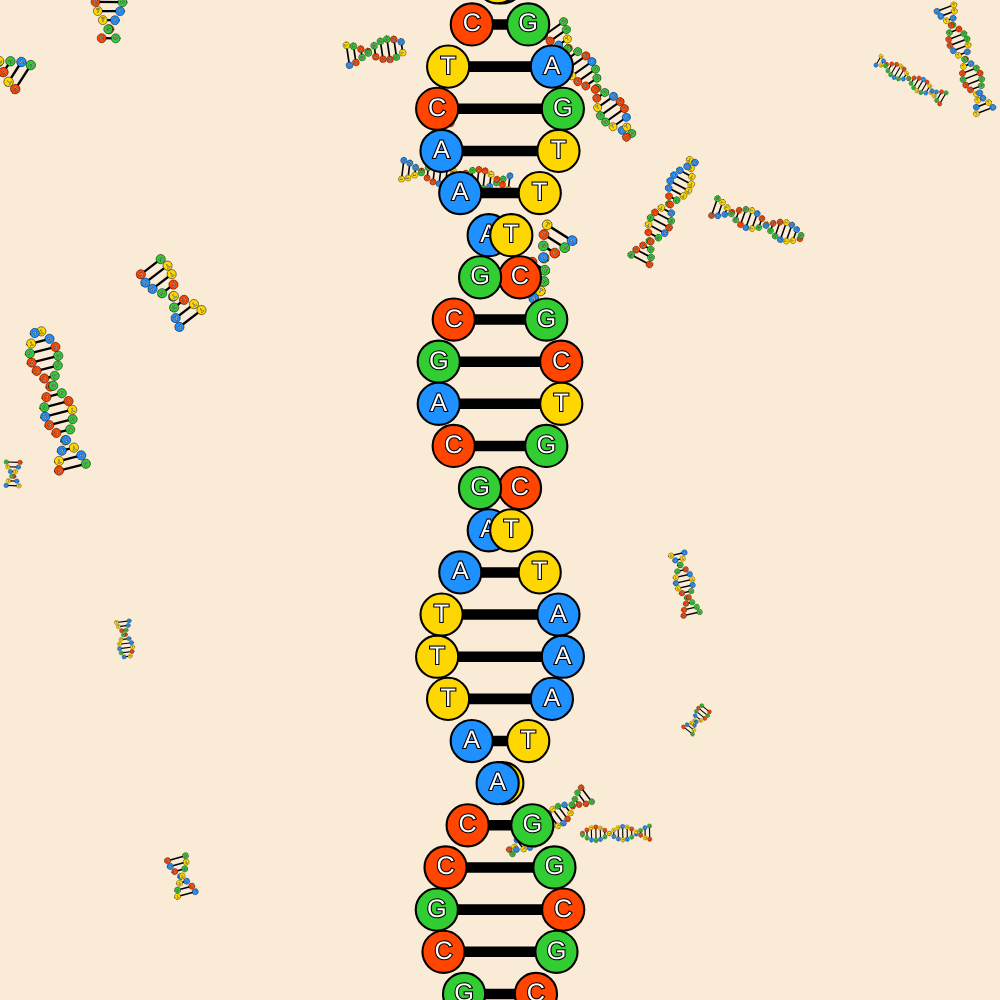
Frame 1 (no input)
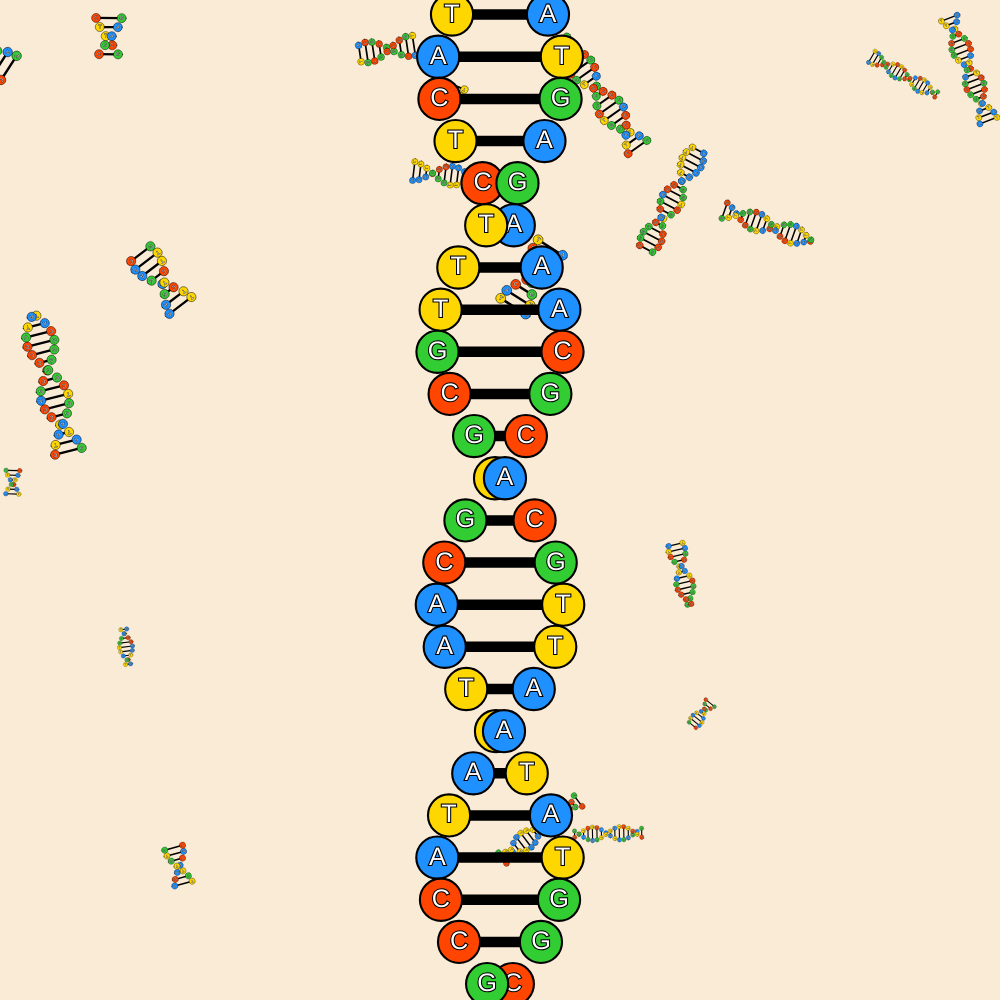
Frame 60 (no input)
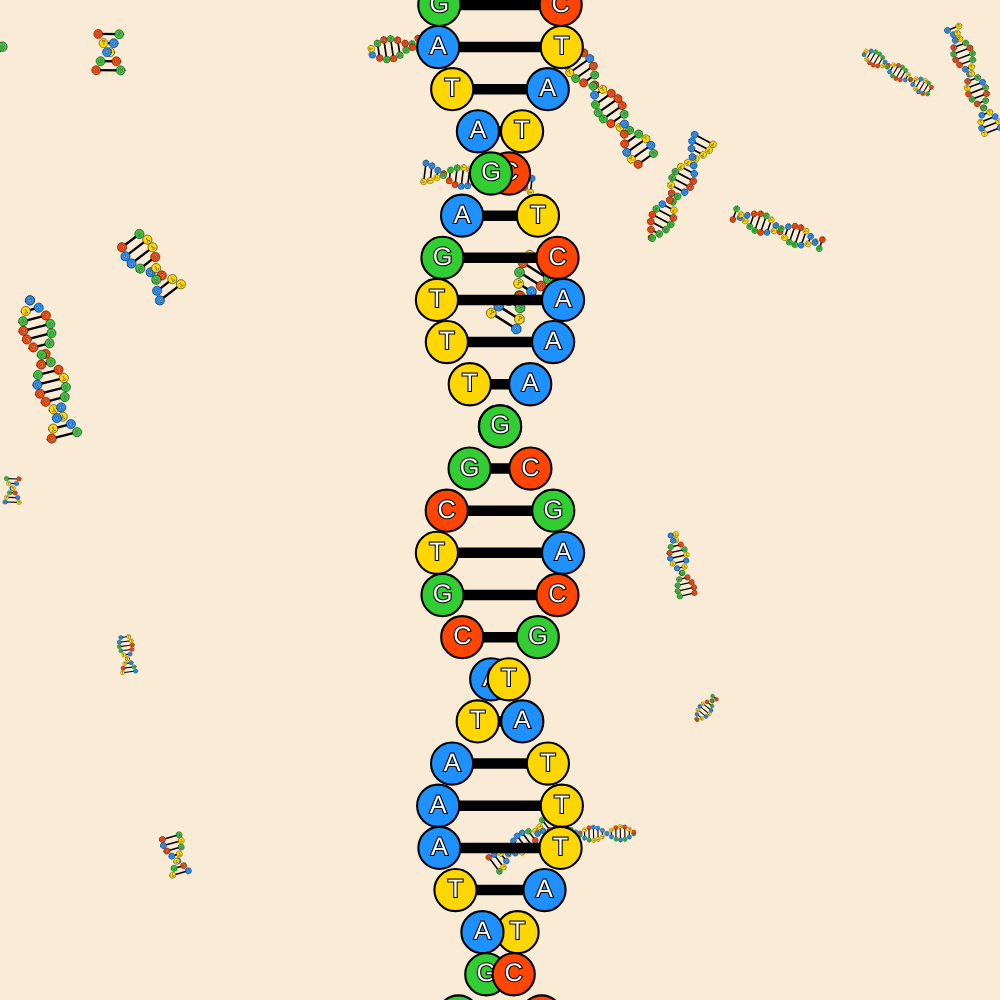
Frame 120 (the mouse pressed at the canvas centre since frame 60)

The p5.js sketch that drew these frames (run headless with seeded random() and noise() and a simulated clock; from frame 60 on, the mouse is pressed at the canvas centre):

// p5.js sketch
// ── sketch.js
let bases = ['A', 'C', 'G', 'T'];
let colours = ['dodgerblue', 'orangered', 'limegreen', 'gold'];
let helixes = [];
function setup() {
  let dim = min(windowWidth, windowHeight);
  createCanvas(dim, dim);
  textAlign(CENTER, CENTER);
  for (let i = 0; i < 20; i++){
  helixes.push(new Helix(random(width), random(height), random(3, 20), random(2, 5), random(TWO_PI)));}
helixes.push(new Helix(width/2, -2*height, 100, random(20,25), 0));}
function draw() {
    background('antiquewhite'); 
  for (let h of helixes){
    h.display(); }}
class Helix {
  constructor(x, y, length, size, angle) {
    this.x = x;
    this.y = y;
    this.length = length;
    this.size = size;
    this.angle = angle;  
    this.code = []; 
    for(let i = 0; i < length; i++){
      this.code.push(random([0, 1, 2, 3]));}}
  display(){
    push();
  translate(this.x, this.y);
  rotate(this.angle);
  for (let i = 0; i < this.length; i++){
    stroke(0);
    strokeWeight(this.size/2); line(cos(i/2+PI+frameCount/(this.size*2))*this.size*3, i*this.size*2+sin(frameCount/500)*this.size*30,  cos(i/2+frameCount/(this.size*2))*this.size*3 , i*this.size*2+sin(frameCount/500)*this.size*30);
    strokeWeight(this.size/10);
    fill(colours[this.code[i]]);
    ellipse(  cos(i/2+PI+frameCount/(this.size*2))*this.size*3, i*this.size*2+sin(frameCount/500)*this.size*30, this.size*2);
    fill(255);
    textSize(this.size*1.2);
    text(bases[this.code[i]],   cos(i/2+PI+frameCount/(this.size*2))*this.size*3, i*this.size*2+sin(frameCount/500)*this.size*30);
    stroke(0);
    fill(colours[3-this.code[i]]);
    ellipse( cos(i/2+frameCount/(this.size*2))*this.size*3 , i*this.size*2+sin(frameCount/500)*this.size*30, this.size*2);
    fill(255);
    text(bases[3-this.code[i]],  cos(i/2+frameCount/(this.size*2))*this.size*3, i*this.size*2+sin(frameCount/500)*this.size*30);}
  pop();}}

function windowResized(){
    let dim = min(windowWidth, windowHeight);
    resizeCanvas(dim, dim);
    helixes[20].x = width/2;
}
// ── style.css
html, body {
  background-color: transparent;
  margin: 0;
  padding: 0;
}
canvas {
  position: absolute;
  top: 50%;
  left: 50%;
  border-radius: 50%;
  transform: translate(-50%, -50%);  
}
